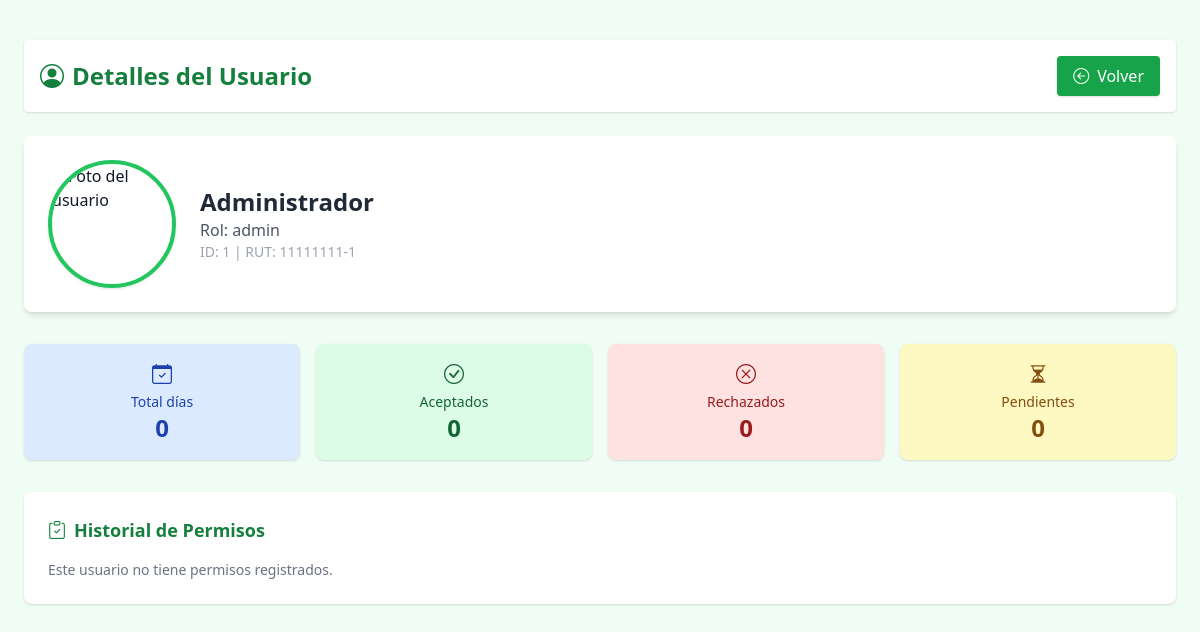
Page /ver.php?id=1 (signed in) on the committed database.
### tables this page shows
CREATE TABLE `usuarios` (
  `id` int(11) NOT NULL,
  `nombre_usuario` varchar(100) DEFAULT NULL,
  `rut` varchar(12) DEFAULT NULL,
  `contrasena` varchar(100) DEFAULT NULL,
  `rol` enum('admin','usuario','asistente','profesor(a)','auxiliar') DEFAULT NULL
);

### ver.php (the view, shortened to what this page needs)
<?php
include("conexion.php");
$id_usuario = intval($_GET["id"]);
$sql_usuario = "SELECT * FROM usuarios WHERE id = ?";
$stmt_usuario = $conexion->prepare($sql_usuario);
$stmt_usuario->bind_param("i", $id_usuario);
$stmt_usuario->execute();
$resultado_usuario = $stmt_usuario->get_result();
$usuario = $resultado_usuario->fetch_assoc();
$imagenDefault = "img/avatar-default.png";
$fotoPath = (!empty($usuario["foto"]) && file_exists($usuario["foto"])) ? $usuario["foto"] : $imagenDefault;
$sql_permisos = "SELECT * FROM permisos_administrativos WHERE id_usuario = ? ORDER BY fecha_solicitud DESC";
$stmt_permisos = $conexion->prepare($sql_permisos);
$stmt_permisos->bind_param("i", $id_usuario);
$stmt_permisos->execute();
$resultado_permisos = $stmt_permisos->get_result();
$resumen = [
    'total_dias' => 0,
    'aceptados' => 0,
    'rechazados' => 0,
    'pendientes' => 0
];
?>
<!DOCTYPE html>
<html lang="es" class="dark">
<head>
    <script src="https://cdn.tailwindcss.com"></script>
    <link href="https://cdn.jsdelivr.net/npm/bootstrap-icons@1.10.5/font/bootstrap-icons.css" rel="stylesheet">
</head>
<body class="bg-green-50 dark:bg-slate-900 text-gray-900 dark:text-white min-h-screen py-10 px-4">
    <div class="max-w-6xl mx-auto">
        <div class="flex justify-between items-center mb-6 bg-white dark:bg-slate-800 p-4 rounded shadow">
            <h1 class="text-2xl font-semibold text-green-700 dark:text-green-400 flex items-center gap-2">
                <i class="bi bi-person-circle"></i> Detalles del Usuario
            </h1>
            <a href="lista_usuarios.php" class="inline-flex items-center gap-2 bg-green-600 text-white px-4 py-2 rounded shadow hover:bg-green-700 transition">
                <i class="bi bi-arrow-left-circle"></i> Volver
            </a>
        </div>
        <div class="bg-white dark:bg-slate-800 rounded-lg shadow-md p-6 mb-8">
            <div class="flex flex-col md:flex-row items-center gap-6">
                <img src="<?= htmlspecialchars($fotoPath) ?>" alt="Foto del usuario" class="w-32 h-32 rounded-full border-4 border-green-500 object-cover shadow">
                <div>
                    <h2 class="text-2xl font-bold text-gray-800 dark:text-white"><?= htmlspecialchars($usuario["nombre_usuario"]) ?></h2>
                    <p class="text-gray-600 dark:text-gray-300">Rol: <?= htmlspecialchars($usuario["rol"]) ?></p>
                    <p class="text-sm text-gray-400">ID: <?= $usuario["id"] ?> | RUT: <?= htmlspecialchars($usuario["rut"]) ?></p>
                </div>
            </div>
        </div>
        <div class="grid grid-cols-1 sm:grid-cols-2 md:grid-cols-4 gap-4 mb-8">
            <div class="bg-blue-100 dark:bg-blue-900 text-blue-800 dark:text-blue-300 p-4 rounded-lg shadow text-center">
                <i class="bi bi-calendar-check text-xl"></i>
                <div class="text-sm mt-1">Total días</div>
                <div class="text-2xl font-bold"><?= $resumen['total_dias'] ?? 0 ?></div>
            </div>
            <div class="bg-green-100 dark:bg-green-900 text-green-800 dark:text-green-300 p-4 rounded-lg shadow text-center">
                <i class="bi bi-check-circle text-xl"></i>
                <div class="text-sm mt-1">Aceptados</div>
                <div class="text-2xl font-bold"><?= $resumen['aceptados'] ?? 0 ?></div>
            </div>
            <div class="bg-red-100 dark:bg-red-900 text-red-800 dark:text-red-300 p-4 rounded-lg shadow text-center">
                <i class="bi bi-x-circle text-xl"></i>
                <div class="text-sm mt-1">Rechazados</div>
                <div class="text-2xl font-bold"><?= $resumen['rechazados'] ?? 0 ?></div>
            </div>
            <div class="bg-yellow-100 dark:bg-yellow-900 text-yellow-800 dark:text-yellow-300 p-4 rounded-lg shadow text-center">
                <i class="bi bi-hourglass-split text-xl"></i>
                <div class="text-sm mt-1">Pendientes</div>
                <div class="text-2xl font-bold"><?= $resumen['pendientes'] ?? 0 ?></div>
            </div>
        </div>
        <div class="bg-white dark:bg-slate-800 p-6 rounded-lg shadow">
            <h3 class="text-lg font-semibold text-green-700 dark:text-green-400 flex items-center gap-2 mb-4">
                <i class="bi bi-clipboard-check"></i> Historial de Permisos
            </h3>
            <?php if ($resultado_permisos->num_rows > 0): ?>
                <div class="overflow-x-auto">
                    <table class="min-w-full text-sm text-left divide-y divide-gray-200 dark:divide-gray-700">
                        <thead class="bg-green-100 dark:bg-slate-700 text-gray-800 dark:text-white">
                            <tr>
                                <th class="px-4 py-2">ID</th>
                                <th class="px-4 py-2">Solicitud</th>
                                <th class="px-4 py-2">Desde</th>
                                <th class="px-4 py-2">Hasta</th>
                                <th class="px-4 py-2">Días</th>
                                <th class="px-4 py-2">Motivo</th>
                                <th class="px-4 py-2">Estado</th>
                            </tr>
                        </thead>
                        <tbody class="divide-y divide-gray-100 dark:divide-gray-600">
                        <?php while ($permiso = $resultado_permisos->fetch_assoc()): ?>
                            <?php
                                $estado = strtolower($permiso["estado"]);
                                $clase = match($estado) {
                                    "aceptado" => "bg-green-200 text-green-800 dark:bg-green-700 dark:text-white",
                                    "rechazado" => "bg-red-200 text-red-800 dark:bg-red-700 dark:text-white",
                                    default => "bg-yellow-200 text-yellow-800 dark:bg-yellow-600 dark:text-white"
                                };
                            ?>
                            <tr class="hover:bg-green-50 dark:hover:bg-slate-700">
                                <td class="px-4 py-2"><?= $permiso["id"] ?></td>
                                <td class="px-4 py-2"><?= htmlspecialchars($permiso["fecha_solicitud"]) ?></td>
                                <td class="px-4 py-2"><?= htmlspecialchars($permiso["fecha_desde"]) ?></td>
                                <td class="px-4 py-2"><?= htmlspecialchars($permiso["fecha_hasta"]) ?></td>
                                <td class="px-4 py-2"><?= htmlspecialchars($permiso["numero_dias"]) ?></td>
                                <td class="px-4 py-2"><?= substr(htmlspecialchars($permiso["motivo"]), 0, 40) ?>...</td>
                                <td class="px-4 py-2">
                                    <span class="inline-block px-2 py-1 rounded-full text-xs font-semibold <?= $clase ?>">
                                        <?= ucfirst($estado) ?>
                                    </span>
                                </td>
                            </tr>
                        <?php endwhile; ?>
                        </tbody>
                    </table>
                </div>
            <?php else: ?>
                <div class="text-gray-500 dark:text-gray-400 text-sm">Este usuario no tiene permisos registrados.</div>
            <?php endif; ?>
        </div>
    </div>
</body>
</html>

### rows in the picture
usuarios: nombre_usuario "Administrador", rol "admin", id "1", rut "11111111-1"

### other values in the picture
$resumen['total_dias'] "0"
$resumen['aceptados'] "0"
$resumen['rechazados'] "0"
$resumen['pendientes'] "0"
